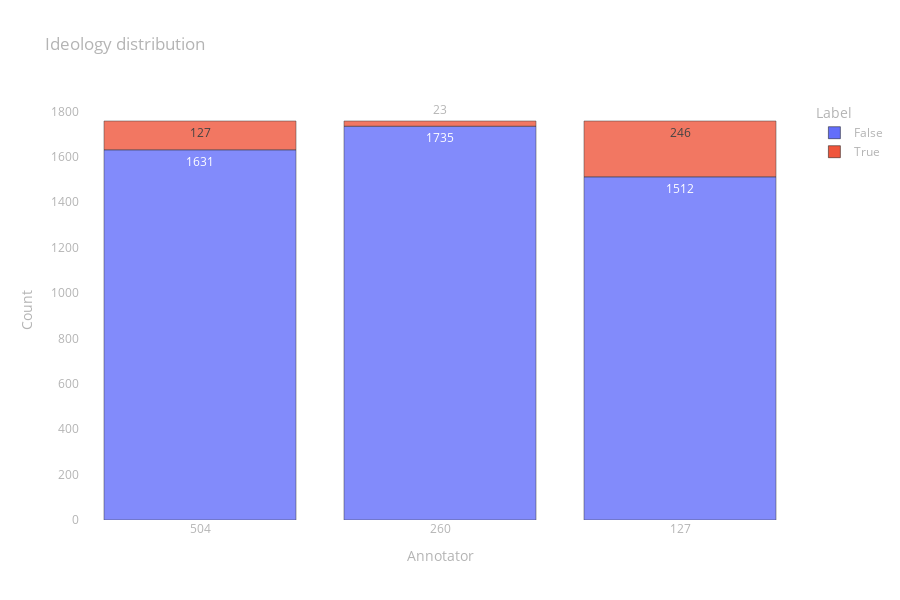

The cell this chart's notebook holds for it:
### Code cell
fig = px.bar(
    data_frame=prepare_data_to_px(ideology),
    x="Annotator", y="Count", color="Label", opacity=0.8,
    height=600, text="Count", title="Ideology distribution")

fig.update_layout(layout)

fig.show()

### Figure 1 — Plotly figure (JSON) as saved in the notebook; plotly's stock layout.template omitted (floating-point values rounded to 4 significant figures)
{"data": [{"alignmentgroup": "True", "hovertemplate": "Label=False<br>Annotator=%{x}<br>Count=%{text}<extra></extra>", "legendgroup": "False", "marker": {"color": "#636efa", "opacity": 0.8, "pattern": {"shape": ""}}, "name": "False", "offsetgroup": "False", "orientation": "v", "showlegend": true, "text": [1631, 1735, 1512], "textposition": "auto", "type": "bar", "x": [504, 260, 127], "xaxis": "x", "y": [1631, 1735, 1512], "yaxis": "y"}, {"alignmentgroup": "True", "hovertemplate": "Label=True<br>Annotator=%{x}<br>Count=%{text}<extra></extra>", "legendgroup": "True", "marker": {"color": "#EF553B", "opacity": 0.8, "pattern": {"shape": ""}}, "name": "True", "offsetgroup": "True", "orientation": "v", "showlegend": true, "text": [127, 23, 246], "textposition": "auto", "type": "bar", "x": [504, 260, 127], "xaxis": "x", "y": [127, 23, 246], "yaxis": "y"}], "layout": {"barmode": "relative", "font": {"color": "rgb(180,180,180)"}, "height": 600, "legend": {"title": {"text": "Label"}, "tracegroupgap": 0}, "paper_bgcolor": "rgba(0,0,0,0)", "plot_bgcolor": "rgba(0,0,0,0)", "title": {"text": "Ideology distribution"}, "xaxis": {"anchor": "y", "domain": [0, 1], "showgrid": false, "title": {"text": "Annotator"}, "type": "category", "zeroline": false}, "yaxis": {"anchor": "x", "domain": [0, 1], "showgrid": false, "title": {"text": "Count"}, "zeroline": false}}}
